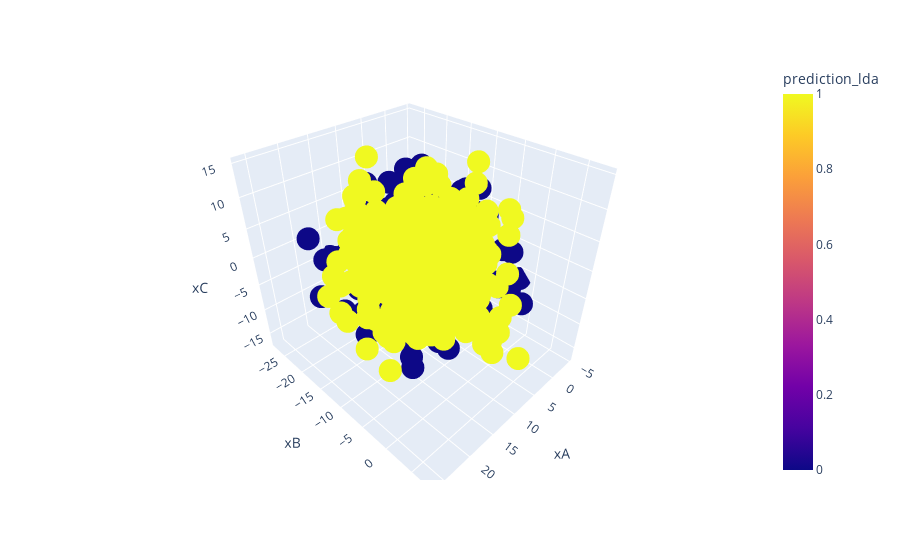

The code cell stored with this chart in its notebook:
### Markdown cell above
The same visualization used with only 1 feature is not as insightful when increasing the number of features to 3..

### Code cell
import plotly.express as px

fig = px.scatter_3d(data,
                    x='xA' , y='xB', z='xC', color='prediction_lda')
fig.show()

### Figure 1 — Plotly figure (JSON) as saved in the notebook; plotly's stock layout.template omitted (floating-point values rounded to 4 significant figures; data arrays with more than 128 entries replaced by an {"elided": "..."} marker saying what was removed)
{"data": [{"hovertemplate": "xA=%{x}<br>xB=%{y}<br>xC=%{z}<br>prediction_lda=%{marker.color}<extra></extra>", "legendgroup": "", "marker": {"color": {"elided": "1000 int values"}, "coloraxis": "coloraxis", "symbol": "circle"}, "mode": "markers", "name": "", "scene": "scene", "showlegend": false, "type": "scatter3d", "x": {"elided": "1000 float values"}, "y": {"elided": "1000 float values"}, "z": {"elided": "1000 float values"}}], "layout": {"coloraxis": {"colorbar": {"title": {"text": "prediction_lda"}}, "colorscale": [[0, "#0d0887"], [0.1111, "#46039f"], [0.2222, "#7201a8"], [0.3333, "#9c179e"], [0.4444, "#bd3786"], [0.5556, "#d8576b"], [0.6667, "#ed7953"], [0.7778, "#fb9f3a"], [0.8889, "#fdca26"], [1, "#f0f921"]]}, "legend": {"tracegroupgap": 0}, "margin": {"t": 60}, "scene": {"domain": {"x": [0, 1], "y": [0, 1]}, "xaxis": {"title": {"text": "xA"}}, "yaxis": {"title": {"text": "xB"}}, "zaxis": {"title": {"text": "xC"}}}}}
